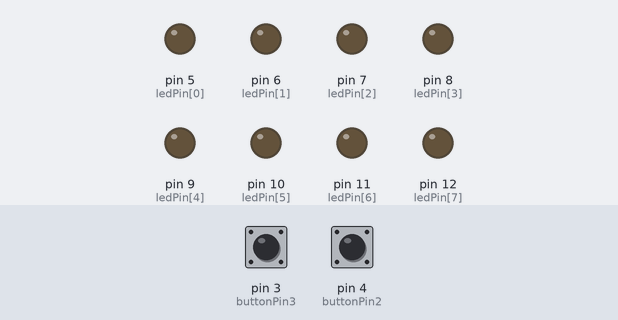
Bench run of a sketch on a simulated Arduino Uno, built with avr-gcc and run on an emulated ATmega328P. Shown: output pins drawn as LEDs (lit = HIGH). Dashed ring = blinking. The inputs (shaded band) are chosen by the test bench; at power-on: pin 3 (buttonPin3) LOW, pin 4 (buttonPin2) LOW.

Above: at 1.2 s.
1.3 s: pin 3 (buttonPin3) pulled HIGH for 3.2 s
At 4.8 s:
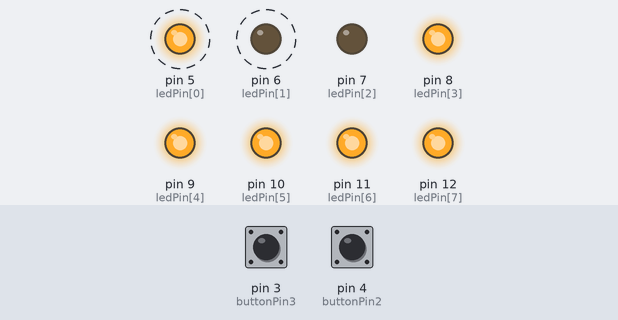
6.0 s: pin 3 (buttonPin3) pulled HIGH for 0.15 s
At 7.2 s:
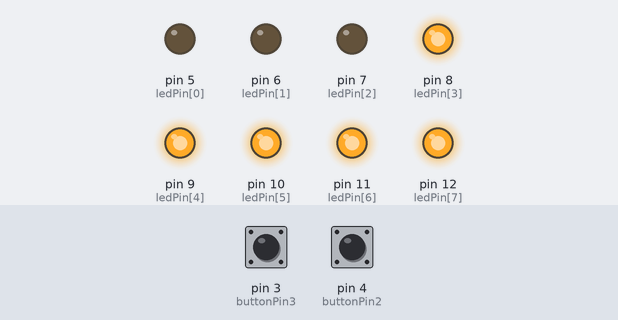
7.6 s: pin 3 (buttonPin3) pulled HIGH for 1 s
At 8.9 s:
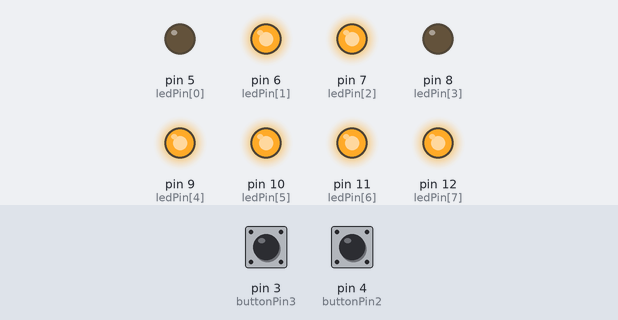
10.1 s: pin 3 (buttonPin3) pulled HIGH for 0.15 s
At 10.4 s:
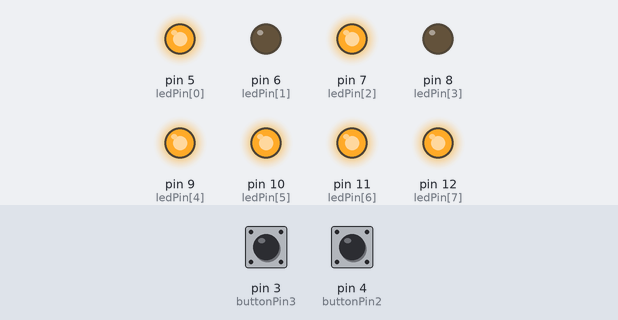
11.7 s: pin 3 (buttonPin3) pulled HIGH for 0.15 s
At 12.8 s:
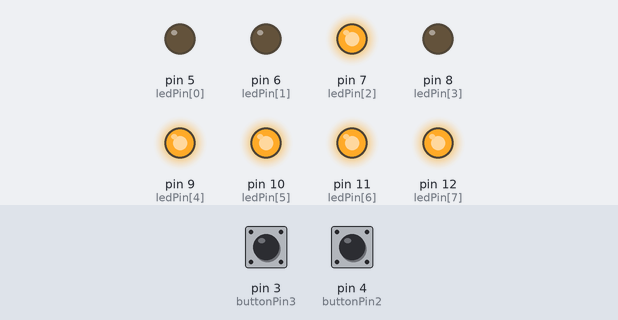
13.3 s: pin 3 (buttonPin3) pulled HIGH for 1 s
At 14.4 s:
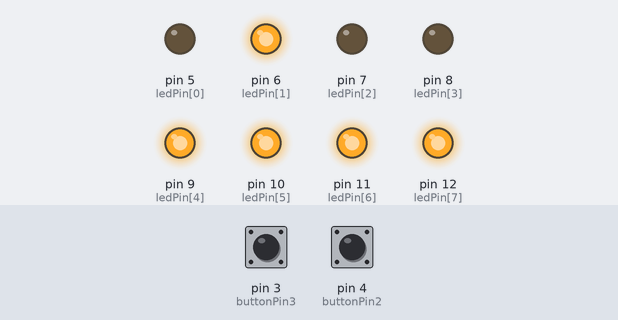
Timing chart, 0 to 16.3 s (numbered marks = the images above; inputs shaded):
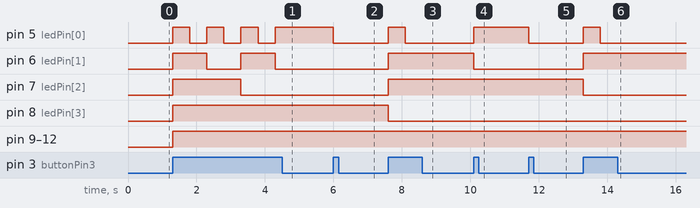

The sketch:

003_array.ino
```cpp
/**********************************************************************************
**                                                                               **
**                              Array de 8 LEDs                                  **
**                                                                               **
**                                                                               **
**********************************************************************************/

//******************************* Includes ****************************************

//******************************* Variables ***************************************
const int ledPin[] = {5, 6, 7, 8, 9, 10, 11, 12};   // definir array
const int buttonPin2 = 4;             // definir pin 4
const int buttonPin3 = 3;             // definir pin 3
boolean buttonEstat2 = LOW;           // determinar estat inicial del polsador
boolean buttonEstat3 = LOW;           // determinar estat inicial del polasdor

int ledNum = 8;                   // definir variable de número de leds
int num = 0;                      // definir variable del número a mostrar

//********** Setup ****************************************************************
void setup()
{
  for(int i = 0; i < ledNum; i++) // definir els pins com sortides
  {
    pinMode(ledPin[i], OUTPUT);
  }
  pinMode(buttonPin2, INPUT);      // definir el pin 2 com una entrada
  pinMode(buttonPin3, INPUT);      // definir el pin 3 com una entrada
  for(int j = 0; j < ledNum ; j++)     // els leds mostren incialment 0
    {
      digitalWrite(ledPin[j], 0);
    }
}

//********** Loop *****************************************************************
void loop()
{
  buttonEstat2 = digitalRead(buttonPin2);
  if (buttonEstat2 == HIGH)
  {
    num = num + 1;                 // incrementar el número a mostrar
    if (num == 256)       // quan arribi a 255
           {
              num = 0; //torna a 0
           }
    for(int j = 0; j < ledNum ; j++)   // activa i desactiva els leds per tal de que mostrin els numeros
    {
      digitalWrite(ledPin[j], bitRead(num, j));
    }
    delay(500);    // per evitar que en una pulsació curta salti més d'un número
  }

  buttonEstat3 = digitalRead(buttonPin3);
  if (buttonEstat3 == HIGH)
  {
    num = num - 1;                 // decrementa el número a mostrar
    if (num < 0)       // quan arriba a 0
           {
              num = 255; //mostra 255
           }
    for(int j = 0; j < ledNum ; j++)
    {
      digitalWrite(ledPin[j], bitRead(num, j));
    }
    delay(500);    // per evitar que en una pulsació curta salti més d'un número
  }
}

//********** Funcions *************************************************************
```

Measured:
- after the input at 1.3 s, pin 5 (ledPin[0]): alternates HIGH for 0.50 s and LOW for 0.50 s, 7 changes in all, then stays HIGH, starting at once; pin 6 (ledPin[1]): alternates HIGH for 1.0 s and LOW for 1.0 s, starting at once
- after the input at 6.0 s, pin 5 (ledPin[0]): HIGH → LOW at once
- after the input at 7.6 s, pin 5 (ledPin[0]): LOW → HIGH at once, → LOW 0.50 s later; pin 6 (ledPin[1]), pin 7 (ledPin[2]): LOW → HIGH at once; pin 8 (ledPin[3]): HIGH → LOW at once
- after the input at 10.1 s, pin 5 (ledPin[0]): LOW → HIGH at once; pin 6 (ledPin[1]): HIGH → LOW at once
- after the input at 11.7 s, pin 5 (ledPin[0]): HIGH → LOW at once
- after the input at 13.3 s, pin 5 (ledPin[0]): LOW → HIGH at once, → LOW 0.50 s later; pin 6 (ledPin[1]): LOW → HIGH at once; pin 7 (ledPin[2]): HIGH → LOW at once
